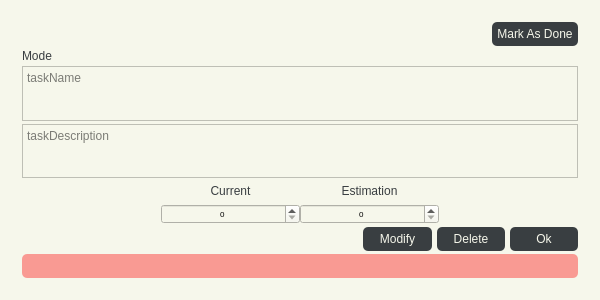
<?xml version="1.0" encoding="UTF-8"?>
<ui version="4.0">
 <class>taskQT</class>
 <widget class="QWidget" name="taskQT">
  <property name="enabled">
   <bool>true</bool>
  </property>
  <property name="geometry">
   <rect>
    <x>0</x>
    <y>0</y>
    <width>600</width>
    <height>300</height>
   </rect>
  </property>
  <property name="sizePolicy">
   <sizepolicy hsizetype="Preferred" vsizetype="Preferred">
    <horstretch>0</horstretch>
    <verstretch>0</verstretch>
   </sizepolicy>
  </property>
  <property name="minimumSize">
   <size>
    <width>0</width>
    <height>250</height>
   </size>
  </property>
  <property name="maximumSize">
   <size>
    <width>16777215</width>
    <height>300</height>
   </size>
  </property>
  <property name="windowTitle">
   <string>Form</string>
  </property>
  <property name="autoFillBackground">
   <bool>false</bool>
  </property>
  <property name="styleSheet">
   <string notr="true">QWidget
{
	background-color: #f6f7eb;
}

QLabel, QPushButton
{
	color: #393e41;
}
QLabel, QPushButton, QTextEdit
{
	font-size: 12px;
}
QPushButton
{
	background-color: #393e41;
	border-radius: 5px;
	color: #f6f7eb;
	padding: 5px;
}
#exitButton
{	
	background-color: none;
}
#exitButton::hover
{
	background-color:rgba(12,5,0,75);
}

#monthlyBtn::hover, #weeklyBtn::hover
{
	background-color: #4c5154;
}
#monthlyBtn::disabled, #weeklyBtn::disabled
{
	background-color: #888b8d;
}
#activeBtn
{
	background-color:rgba(255, 0, 0, 96);
	border: none;
}
#activeBtn:checked
{
	background-color:rgba(0, 255, 0, 96);
	border: none;
}
</string>
  </property>
  <layout class="QVBoxLayout" name="verticalLayout" stretch="0">
   <property name="spacing">
    <number>0</number>
   </property>
   <property name="leftMargin">
    <number>7</number>
   </property>
   <property name="topMargin">
    <number>7</number>
   </property>
   <property name="rightMargin">
    <number>7</number>
   </property>
   <property name="bottomMargin">
    <number>7</number>
   </property>
   <item>
    <widget class="QWidget" name="taskLayout" native="true">
     <property name="minimumSize">
      <size>
       <width>0</width>
       <height>50</height>
      </size>
     </property>
     <property name="autoFillBackground">
      <bool>false</bool>
     </property>
     <layout class="QVBoxLayout" name="verticalLayout_2">
      <property name="spacing">
       <number>3</number>
      </property>
      <property name="leftMargin">
       <number>15</number>
      </property>
      <property name="topMargin">
       <number>15</number>
      </property>
      <property name="rightMargin">
       <number>15</number>
      </property>
      <property name="bottomMargin">
       <number>15</number>
      </property>
      <item>
       <layout class="QHBoxLayout" name="doneLayout" stretch="0,0">
        <property name="spacing">
         <number>0</number>
        </property>
        <property name="leftMargin">
         <number>0</number>
        </property>
        <property name="topMargin">
         <number>0</number>
        </property>
        <property name="rightMargin">
         <number>0</number>
        </property>
        <property name="bottomMargin">
         <number>0</number>
        </property>
        <item>
         <spacer name="horizontalSpacer_3">
          <property name="orientation">
           <enum>Qt::Horizontal</enum>
          </property>
          <property name="sizeHint" stdset="0">
           <size>
            <width>40</width>
            <height>20</height>
           </size>
          </property>
         </spacer>
        </item>
        <item>
         <widget class="QPushButton" name="taskStatusBtn">
          <property name="sizePolicy">
           <sizepolicy hsizetype="Preferred" vsizetype="Preferred">
            <horstretch>0</horstretch>
            <verstretch>0</verstretch>
           </sizepolicy>
          </property>
          <property name="maximumSize">
           <size>
            <width>16777215</width>
            <height>16777215</height>
           </size>
          </property>
          <property name="text">
           <string>Mark As Done</string>
          </property>
         </widget>
        </item>
       </layout>
      </item>
      <item>
       <widget class="QLabel" name="modeLabel">
        <property name="font">
         <font>
          <pointsize>-1</pointsize>
         </font>
        </property>
        <property name="text">
         <string>Mode</string>
        </property>
       </widget>
      </item>
      <item>
       <widget class="QTextEdit" name="taskName">
        <property name="font">
         <font>
          <pointsize>-1</pointsize>
         </font>
        </property>
        <property name="autoFillBackground">
         <bool>true</bool>
        </property>
        <property name="verticalScrollBarPolicy">
         <enum>Qt::ScrollBarAlwaysOff</enum>
        </property>
        <property name="horizontalScrollBarPolicy">
         <enum>Qt::ScrollBarAlwaysOff</enum>
        </property>
        <property name="placeholderText">
         <string>taskName</string>
        </property>
       </widget>
      </item>
      <item>
       <widget class="QTextEdit" name="taskDescription">
        <property name="sizeIncrement">
         <size>
          <width>0</width>
          <height>0</height>
         </size>
        </property>
        <property name="baseSize">
         <size>
          <width>0</width>
          <height>0</height>
         </size>
        </property>
        <property name="font">
         <font>
          <pointsize>-1</pointsize>
         </font>
        </property>
        <property name="autoFillBackground">
         <bool>false</bool>
        </property>
        <property name="frameShadow">
         <enum>QFrame::Sunken</enum>
        </property>
        <property name="verticalScrollBarPolicy">
         <enum>Qt::ScrollBarAlwaysOff</enum>
        </property>
        <property name="horizontalScrollBarPolicy">
         <enum>Qt::ScrollBarAlwaysOff</enum>
        </property>
        <property name="placeholderText">
         <string>taskDescription</string>
        </property>
       </widget>
      </item>
      <item>
       <layout class="QHBoxLayout" name="horizontalLayout_3" stretch="1,1,1,1">
        <property name="spacing">
         <number>0</number>
        </property>
        <property name="leftMargin">
         <number>0</number>
        </property>
        <property name="topMargin">
         <number>0</number>
        </property>
        <property name="rightMargin">
         <number>0</number>
        </property>
        <property name="bottomMargin">
         <number>0</number>
        </property>
        <item>
         <spacer name="horizontalSpacer_4">
          <property name="orientation">
           <enum>Qt::Horizontal</enum>
          </property>
          <property name="sizeHint" stdset="0">
           <size>
            <width>40</width>
            <height>20</height>
           </size>
          </property>
         </spacer>
        </item>
        <item>
         <widget class="QLabel" name="currentInfo">
          <property name="sizePolicy">
           <sizepolicy hsizetype="Preferred" vsizetype="Preferred">
            <horstretch>0</horstretch>
            <verstretch>0</verstretch>
           </sizepolicy>
          </property>
          <property name="minimumSize">
           <size>
            <width>0</width>
            <height>0</height>
           </size>
          </property>
          <property name="maximumSize">
           <size>
            <width>16777215</width>
            <height>16777215</height>
           </size>
          </property>
          <property name="font">
           <font>
            <pointsize>-1</pointsize>
           </font>
          </property>
          <property name="text">
           <string>Current</string>
          </property>
          <property name="alignment">
           <set>Qt::AlignCenter</set>
          </property>
         </widget>
        </item>
        <item>
         <widget class="QLabel" name="toDoInfo">
          <property name="sizePolicy">
           <sizepolicy hsizetype="Preferred" vsizetype="Preferred">
            <horstretch>0</horstretch>
            <verstretch>0</verstretch>
           </sizepolicy>
          </property>
          <property name="minimumSize">
           <size>
            <width>0</width>
            <height>0</height>
           </size>
          </property>
          <property name="maximumSize">
           <size>
            <width>16777215</width>
            <height>16777215</height>
           </size>
          </property>
          <property name="font">
           <font>
            <pointsize>-1</pointsize>
           </font>
          </property>
          <property name="text">
           <string>Estimation</string>
          </property>
          <property name="alignment">
           <set>Qt::AlignCenter</set>
          </property>
         </widget>
        </item>
        <item>
         <spacer name="horizontalSpacer_5">
          <property name="orientation">
           <enum>Qt::Horizontal</enum>
          </property>
          <property name="sizeHint" stdset="0">
           <size>
            <width>40</width>
            <height>20</height>
           </size>
          </property>
         </spacer>
        </item>
       </layout>
      </item>
      <item>
       <layout class="QHBoxLayout" name="horizontalLayout" stretch="1,1,1,1">
        <property name="spacing">
         <number>0</number>
        </property>
        <property name="leftMargin">
         <number>0</number>
        </property>
        <property name="topMargin">
         <number>0</number>
        </property>
        <property name="rightMargin">
         <number>0</number>
        </property>
        <property name="bottomMargin">
         <number>0</number>
        </property>
        <item>
         <spacer name="horizontalSpacer">
          <property name="orientation">
           <enum>Qt::Horizontal</enum>
          </property>
          <property name="sizeHint" stdset="0">
           <size>
            <width>40</width>
            <height>20</height>
           </size>
          </property>
         </spacer>
        </item>
        <item>
         <widget class="QSpinBox" name="currentSpinBox">
          <property name="sizePolicy">
           <sizepolicy hsizetype="Preferred" vsizetype="Preferred">
            <horstretch>0</horstretch>
            <verstretch>0</verstretch>
           </sizepolicy>
          </property>
          <property name="minimumSize">
           <size>
            <width>0</width>
            <height>0</height>
           </size>
          </property>
          <property name="maximumSize">
           <size>
            <width>16777215</width>
            <height>16777215</height>
           </size>
          </property>
          <property name="font">
           <font>
            <pointsize>6</pointsize>
           </font>
          </property>
          <property name="alignment">
           <set>Qt::AlignCenter</set>
          </property>
         </widget>
        </item>
        <item>
         <widget class="QSpinBox" name="estimationSpinBox">
          <property name="sizePolicy">
           <sizepolicy hsizetype="Preferred" vsizetype="Preferred">
            <horstretch>0</horstretch>
            <verstretch>0</verstretch>
           </sizepolicy>
          </property>
          <property name="minimumSize">
           <size>
            <width>0</width>
            <height>0</height>
           </size>
          </property>
          <property name="maximumSize">
           <size>
            <width>16777215</width>
            <height>16777215</height>
           </size>
          </property>
          <property name="font">
           <font>
            <pointsize>6</pointsize>
           </font>
          </property>
          <property name="alignment">
           <set>Qt::AlignCenter</set>
          </property>
         </widget>
        </item>
        <item>
         <spacer name="horizontalSpacer_2">
          <property name="orientation">
           <enum>Qt::Horizontal</enum>
          </property>
          <property name="sizeHint" stdset="0">
           <size>
            <width>40</width>
            <height>20</height>
           </size>
          </property>
         </spacer>
        </item>
       </layout>
      </item>
      <item>
       <layout class="QHBoxLayout" name="horizontalLayout_2" stretch="5,1,1,1">
        <property name="spacing">
         <number>5</number>
        </property>
        <item>
         <spacer name="settingsSpace1">
          <property name="orientation">
           <enum>Qt::Horizontal</enum>
          </property>
          <property name="sizeHint" stdset="0">
           <size>
            <width>40</width>
            <height>20</height>
           </size>
          </property>
         </spacer>
        </item>
        <item>
         <widget class="QPushButton" name="modifyBtn">
          <property name="sizePolicy">
           <sizepolicy hsizetype="Preferred" vsizetype="Preferred">
            <horstretch>0</horstretch>
            <verstretch>0</verstretch>
           </sizepolicy>
          </property>
          <property name="maximumSize">
           <size>
            <width>16777215</width>
            <height>16777215</height>
           </size>
          </property>
          <property name="font">
           <font>
            <pointsize>-1</pointsize>
           </font>
          </property>
          <property name="text">
           <string>Modify</string>
          </property>
         </widget>
        </item>
        <item>
         <widget class="QPushButton" name="delBtn">
          <property name="sizePolicy">
           <sizepolicy hsizetype="Preferred" vsizetype="Preferred">
            <horstretch>0</horstretch>
            <verstretch>0</verstretch>
           </sizepolicy>
          </property>
          <property name="maximumSize">
           <size>
            <width>16777215</width>
            <height>16777215</height>
           </size>
          </property>
          <property name="font">
           <font>
            <pointsize>-1</pointsize>
           </font>
          </property>
          <property name="text">
           <string>Delete</string>
          </property>
         </widget>
        </item>
        <item>
         <widget class="QPushButton" name="okBtn">
          <property name="sizePolicy">
           <sizepolicy hsizetype="Preferred" vsizetype="Preferred">
            <horstretch>0</horstretch>
            <verstretch>0</verstretch>
           </sizepolicy>
          </property>
          <property name="maximumSize">
           <size>
            <width>16777215</width>
            <height>16777215</height>
           </size>
          </property>
          <property name="font">
           <font>
            <pointsize>-1</pointsize>
           </font>
          </property>
          <property name="layoutDirection">
           <enum>Qt::LeftToRight</enum>
          </property>
          <property name="autoFillBackground">
           <bool>false</bool>
          </property>
          <property name="text">
           <string>Ok</string>
          </property>
         </widget>
        </item>
       </layout>
      </item>
      <item>
       <widget class="QPushButton" name="activeBtn">
        <property name="enabled">
         <bool>true</bool>
        </property>
        <property name="sizePolicy">
         <sizepolicy hsizetype="Preferred" vsizetype="Preferred">
          <horstretch>0</horstretch>
          <verstretch>0</verstretch>
         </sizepolicy>
        </property>
        <property name="minimumSize">
         <size>
          <width>0</width>
          <height>0</height>
         </size>
        </property>
        <property name="maximumSize">
         <size>
          <width>16777215</width>
          <height>16777215</height>
         </size>
        </property>
        <property name="styleSheet">
         <string notr="true"/>
        </property>
        <property name="text">
         <string/>
        </property>
        <property name="checkable">
         <bool>true</bool>
        </property>
        <property name="checked">
         <bool>false</bool>
        </property>
       </widget>
      </item>
     </layout>
    </widget>
   </item>
  </layout>
 </widget>
 <resources/>
 <connections/>
</ui>
